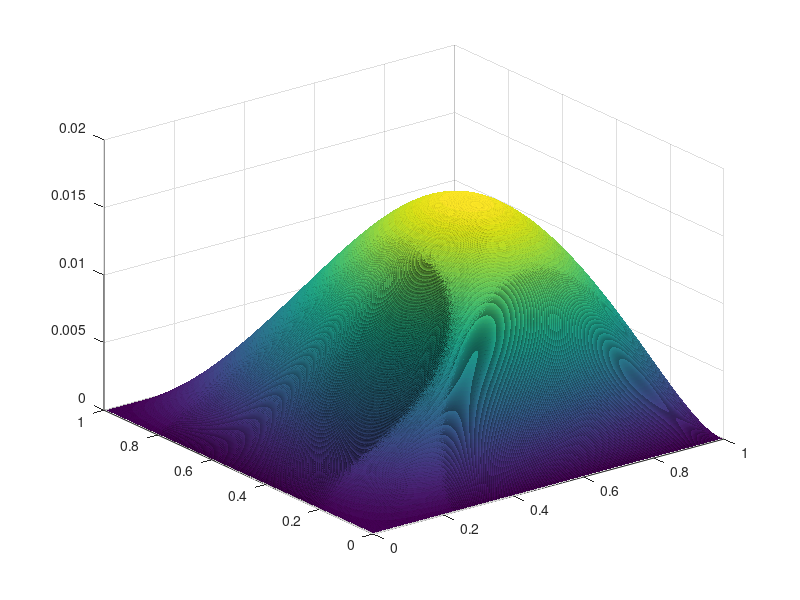

Here is the MATLAB script that generated this plot: (Note: this script raises an error after producing the figure.)
%
%     2D versoin of OneD_Finite_Diffs.
%
%     2D MultiGrid  Num. Solver for AU = F (assume discretized, so linear
%       alg. problem)A \in \IR^n \times\IR^n
%           LU decomp ~ O(n^3) iterative schemes m(#iterations)* n^2 (m*n for
%           sparse sys.)
%           multigrid for sparse matrices makes it ~O(n) for sure.
%
%           Process
%           Take Jacobi Iteration: U^{n+1} = D^{-1}(f + (L+U)U^n) where
%           A = D - L - U, e^{n+1} = M e^n where M  = D^{-1}(L+U). Take
%           weighted sum of jacobi step;
%               M_\omega = (1- \omega)I + \omega(D^{-1}(L+U))
%               ~~Converges if and only if spectrum M is in the unit circle ~~
%
%               Model Prob - u'' = f on [0,1]
%           fintite diff. n intervals, kth eigenvector
%                   (v_k)j= sin(pi k j /  n) 0 \leq j \leq n
%                   lambda_k(A) = 4 sin^2 ( pi k /2n)
%                    lambda_k (M_\omega) = 1-2\omega sin^2(k pi /2n)
%                           max'd at k = 1, lambda_k(M_\omega)
%                                    \approx 1 - \omega/2 * pi^2/n^2
%                           take n=4, \omega = 1
%                           so \lambda_k(M_\oemga) \leq \approx 2/3, so
%                                      spec(M_\omega) \approx 2/3
%                    errors:
%                      e_0 = \sum_k a_k v_k
%                       M^je_0 = \sum_j a_k^jlambda_k^j v_k ~error goes to
%                           zero quickly for small e.val e.vect.s,

function rrr

% function y = a(x)
%     y=  1+ (1.1 + sin(2*pi*x(:,1)).*sin(2*pi*x(:,2)/eps)).*x(:,1);
% end

function y = a(x)
    y= 1+ 0.9192.*x(:, 1); %0.9192 calculated homoegnized coefficien from homogd_coeff.
    % compare with integrated coefficient using integ.m
end

for j = 2
    eps = 10^-j;

    irng = 6;
    for i = irng

        N = 4 * 2^(i+2); %(0:3)
        dx = 1/N;
        s = (1:N-1)*dx;  % grid for a single side
        [X,Y] = meshgrid(s,s);

        x=X(:);
        y=Y(:);
        M = (N-1)^2;

        fprintf('N %d M %d\n', N, M)
        inds = reshape(1:M, N-1, N-1);
        tic();

                A =  N^2 * sparse((1:M)', (1:M)', ( a([x+dx/2,y]) + a([x-dx/2,y]) + a([x, y-dx/2]) + a([x,y+dx/2])));
        indm = inds(:,1:end-1);indm = indm(:);
        indp = inds(:,2:end);indp = indp(:);
        A = A - N^2 * sparse(indm, indp, a([x(indm)+dx/2, y(indm)]), M, M);
        A = A - N^2 * sparse(indp, indm, a([x(indp)-dx/2, y(indp)]), M, M);

        indp = inds(1:end-1,:);indp = indp(:);
        indm = inds(2:end,:);indm = indm(:);
        A = A - N^2 * sparse(indm, indp, a([x(indm), y(indm)+dx/2]), M, M);
        A = A - N^2 * sparse(indp, indm, a([x(indp), y(indp)-dx/2]), M, M);



        fprintf('Build %f\n',toc())



        %f=  2* x .* (1-x) + 2 * y .* (1 - y);  %ones(N-1,1);
        %u_ex = x.*(1-x).*y.*(1-y);

        %f=  1000* (2* (exp(x)-1) .* (1-x) + (1+x) .* exp(x) .* y .* (1 - y));  %ones(N-1,1);
        u_ex = 1000*(exp(x)-1).*(1-x).*y.*(1-y); 

        f =x.^2;

        tic();


         u =A\f;% umfpack(A,"\",f)
        u0=ones(size(f,1),1);% I'M THE INITIAL CONDITION
       %u= jacobi(A,f, u0, 10000);%  CHANGE ME FOR JACOBI!!!

        fprintf('umfpack   Solve %f\n', toc())

        fprintf('L2 error direct %f   Int %f \n', norm((u-u_ex)*dx), norm((u_ex)*dx))
   shg;
 % subplot(2,ceil(size(irng,2)),i)
U=reshape(u, N-1, N-1);
 s = surf(X,Y,U);
% alpha 0.7 ;
% colormap winter ;
 s.EdgeColor = 'None';

%Titles for comparison plots
%title(['dx = ',num2str(dx)]);
%    if i == 4
%        zlabel({'Equation with Numerically',' Computed Averaged coefficient'});
%
%    end
    end

end
%%%%%%%%%%%%%%%%%%%%%%%%%%%%%%%%%%%%%%%%%%%%%%%%%%%%%%%%%%%%%%%%%%%%%%%%%%%%%%%%%%%%%%
%%%%%%%%%%%%%% Repeat of the Above Code for Computing the Errors %%%%%%%%%%%%%%%%%%%%%
%%%%%%%%%%%%%%%%%%%%%%%%%%%%%%%%%%%%%%%%%%%%%%%%%%%%%%%%%%%%%%%%%%%%%%%%%%%%%%%%%%%%%%
%
% function y = b(x)
%     y=  1+ (1.1 + sin(2*pi*x(:,1)).*sin(2*pi*x(:,2)/eps)).*x(:,1);
% end
%
% for j = 2
%     eps = 10^-j;
%
%     irng = 6;
%     for i = irng
%
%         N = 4 * 2^(i+2); %(0:3)
%         dx = 1/N;
%         s = (1:N-1)*dx;  % grid for a single side
%         [X,Y] = meshgrid(s,s);
%
%         x=X(:);
%         y=Y(:);
%         M = (N-1)^2;
%
%         fprintf('N %d M %d\n', N, M)
%         inds = reshape(1:M, N-1, N-1);
%         tic();
%
%                 A =  N^2 * sparse((1:M)', (1:M)', ( b([x+dx/2,y]) + b([x-dx/2,y]) + b([x, y-dx/2]) + b([x,y+dx/2])));
%         indm = inds(:,1:end-1);indm = indm(:);
%         indp = inds(:,2:end);indp = indp(:);
%         A = A - N^2 * sparse(indm, indp, b([x(indm)+dx/2, y(indm)]), M, M);
%         A = A - N^2 * sparse(indp, indm, b([x(indp)-dx/2, y(indp)]), M, M);
%
%         indp = inds(1:end-1,:);indp = indp(:);
%         indm = inds(2:end,:);indm = indm(:);
%         A = A - N^2 * sparse(indm, indp, b([x(indm), y(indm)+dx/2]), M, M);
%         A = A - N^2 * sparse(indp, indm, b([x(indp), y(indp)-dx/2]), M, M);
%
%
%
%         fprintf('Build %f\n',toc())
%
%
%
%         %f=  2* x .* (1-x) + 2 * y .* (1 - y);  %ones(N-1,1);
%         %u_ex = x.*(1-x).*y.*(1-y);
%
%         %f=  1000* (2* (exp(x)-1) .* (1-x) + (1+x) .* exp(x) .* y .* (1 - y));  %ones(N-1,1);
%         u_ex = 1000*(exp(x)-1).*(1-x).*y.*(1-y);
%
%         f =x.^2;
%
%         tic();
%
%
%          u =A\f;% umfpack(A,"\",f)
%         u0=ones(size(f,1),1);% I'M THE INITIAL CONDITION
%        %u= jacobi(A,f, u0, 10000);%  CHANGE ME FOR JACOBI!!!
%
%         fprintf('umfpack   Solve %f\n', toc())
%
%         fprintf('L2 error direct %f   Int %f \n', norm((u-u_ex)*dx), norm((u_ex)*dx))
%    shg;
% %   subplot(2,ceil(size(irng,2)),i)
% U2=reshape(u, N-1, N-1);
% % s = surf(X,Y,U);
% % alpha 0.7 ;
% % colormap winter ;
% % s.EdgeColor = 'None';
%
% % function y = a(x)
% %     y=  1+ (1.1 + sin(2*pi*x(:,1)).*sin(2*pi*x(:,1)/eps)).*x(:,1);
% % end
%
% %Titles for comparison plots
%
% %title(['dx = ',num2str(dx)]);
% %    if i == 4
% %        zlabel({'Equation with Analytically Found',' Averaged coefficient'});
% %
% %    end
%     end
%
% end
%
% s = surf(X,Y, abs(U-U2));
% s.EdgeColor = 'None';
%





 end
% hs = [32,64,128,256,512,1024]
% J = [0.0041,0.0145851,5.72633,25.849968, 37.77,41.704210]
% MG  = [0.0041,0.001033,0.001117,0.001315,0.001269, 0.00121]
% D = [0.0041,0.001025,0.000256,0.000064,0.000016,0.000004]
